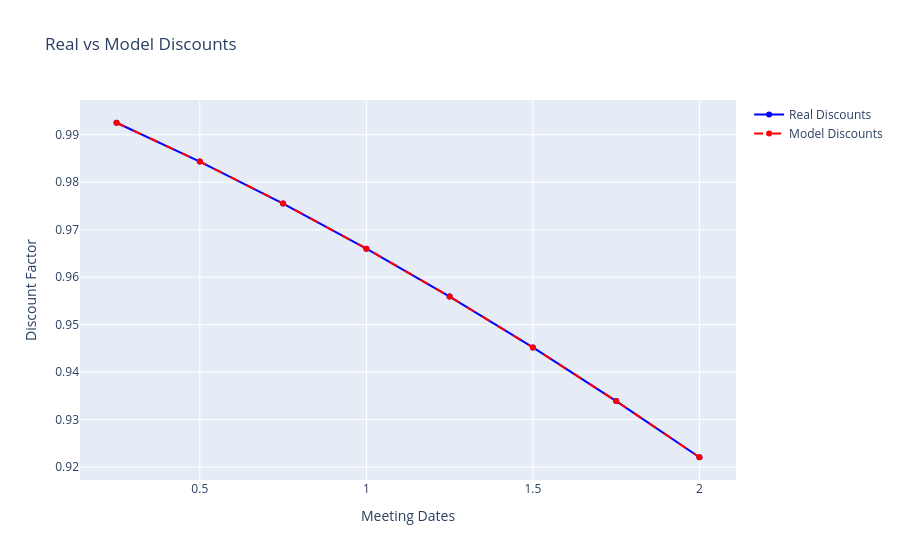

Notebook code for this chart:
### Markdown cell above
### We are not ready yet

After all this modeling, the idea would be to fit our model to the observed discount factors or forwards rates in order to infer the probabilities for each meeting. The problem is that without further assumptions, if we belive that there are more than two possible states for the jumps (e.g., up, down, stay), our model is underdetermined: there are infinite combinations of probabilities that can fit the same yield curve, so we need to impose further restrictions.

A simple way to overcome this issue is to use a maximunum entropy approach. What this approach tries to anwser is what's the best probability distributions that fits the mean of a random variable by imposing the least amount of information.

### Code cell
@dataclass
class IndependentJumpsModel:
    r0: np.ndarray
    meeting_dates: np.ndarray
    intensities: np.ndarray
    probs: np.ndarray = field(default=np.array)

    def __expectation(self, t):
        meetings_before_t = self.meeting_dates[self.meeting_dates < t]
        yf_meetings = t - meetings_before_t
        s = 0.0
        for i, yf in enumerate(yf_meetings):
            p = self.probs[i, :]
            w = np.exp(-yf * self.intensities)                   
            m0 = np.dot(p, w)                                    
            m1 = np.dot(p, self.intensities * w)                            
            s += m1 / m0
        return s

    def inst_fwd_rate(self, t):
        return self.r0 + self.__expectation(t)

    def discount(self, t):
        s = -self.r0 * t
        for i, tau_i in enumerate(self.meeting_dates):
            if tau_i < t - 1e-12:
                u = t - tau_i
                p = self.probs[i, :]
                m0 = np.dot(p, np.exp(-u * self.intensities))
                m0 = max(m0, 1e-18)
                s += np.log(m0)
        return np.exp(s)

    def fwd_rate(self, t, T):
        df1 = self.discount(t)
        df2 = self.discount(T)
        return -np.log(df2 / df1) / (T - t)

    def fit(self, curve: Curve, shift=0.1):
        knots = self.meeting_dates + shift
        M, K = self.meeting_dates.shape[0], self.intensities.shape[0]
        self.probs = np.zeros((M, K))

        cons = [{'type': 'eq', 'fun': lambda p: np.sum(p) - 1.0}]
        bnds = [(0.0, 1.0)] * K
        for i, knot in enumerate(knots):
            z0 = gen_probs(self.intensities.shape[0])
            def obj(p):                
                old = self.probs[i, :].copy()
                self.probs[i, :] = p
                err = curve.discount(knot) - self.discount(knot)
                self.probs[i, :] = old
                return err**2

            res = minimize(obj, z0, bounds=bnds, constraints=cons, options=dict(maxiter=10000, ftol=1e-15))
            self.probs[i, :] = res.x

    def get_probs(self):
        columns=[f"{s*1e4:+.0f} bp" for s in self.intensities]
        df = pd.DataFrame(self.probs, columns=columns, index=self.meeting_dates).round(2)
        return df
    
    def __repr__(self):
        return self.get_probs().to_string()
    
max_t = 2.2 # slightly higher t so we fit correctly up to t=2
fitted_meetings = MEETING_DATES[MEETING_DATES<max_t]
model = IndependentJumpsModel(R0, fitted_meetings, INTENSITIES)
curve = simulation.get_curve()

model.fit(curve, shift=0.15)
real_discounts = np.array([curve.discount(tt) for tt in fitted_meetings])
model_discounts = np.array([model.discount(tt) for tt in fitted_meetings])

# plotting
fig = go.Figure()
fig.add_trace(go.Scatter(x=fitted_meetings, y=real_discounts, mode='lines+markers', name='Real Discounts', line=dict(color='blue')))
fig.add_trace(go.Scatter(x=fitted_meetings, y=model_discounts.flatten(), mode='lines+markers', name='Model Discounts', line=dict(color='red', dash='dash')))
fig.update_layout(title='Real vs Model Discounts', xaxis_title='Meeting Dates', yaxis_title='Discount Factor')
fig.show()

model.get_probs()

### Figure 1 — Plotly figure (JSON) as saved in the notebook; plotly's stock layout.template omitted (floating-point values rounded to 4 significant figures)
{"data": [{"line": {"color": "blue"}, "mode": "lines+markers", "name": "Real Discounts", "type": "scatter", "x": [0.25, 0.5, 0.75, 1.0, 1.25, 1.5, 1.75, 2.0], "y": [0.9925, 0.9844, 0.9755, 0.966, 0.9559, 0.9452, 0.9339, 0.9221]}, {"line": {"color": "red", "dash": "dash"}, "mode": "lines+markers", "name": "Model Discounts", "type": "scatter", "x": [0.25, 0.5, 0.75, 1.0, 1.25, 1.5, 1.75, 2.0], "y": [0.9925, 0.9844, 0.9755, 0.966, 0.9559, 0.9452, 0.9339, 0.9221]}], "layout": {"title": {"text": "Real vs Model Discounts"}, "xaxis": {"title": {"text": "Meeting Dates"}}, "yaxis": {"title": {"text": "Discount Factor"}}}}
